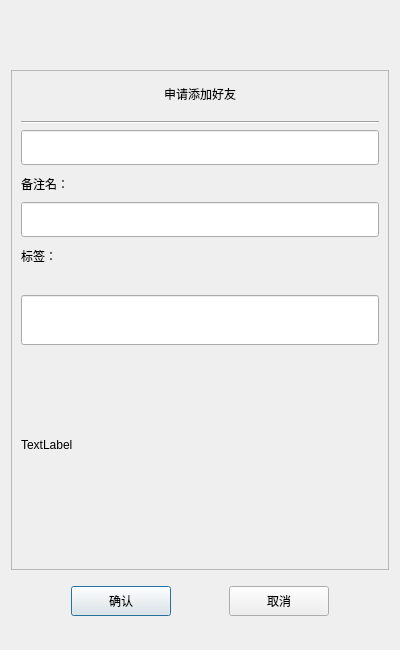
<?xml version="1.0" encoding="UTF-8"?>
<ui version="4.0">
 <class>AuthenFriend</class>
 <widget class="QDialog" name="AuthenFriend">
  <property name="geometry">
   <rect>
    <x>0</x>
    <y>0</y>
    <width>400</width>
    <height>650</height>
   </rect>
  </property>
  <property name="windowTitle">
   <string>AuthenFriend</string>
  </property>
  <layout class="QVBoxLayout" name="verticalLayout">
   <item>
    <spacer name="verticalSpacer">
     <property name="orientation">
      <enum>Qt::Vertical</enum>
     </property>
     <property name="sizeHint" stdset="0">
      <size>
       <width>20</width>
       <height>45</height>
      </size>
     </property>
    </spacer>
   </item>
   <item>
    <widget class="QScrollArea" name="scrollArea">
     <property name="minimumSize">
      <size>
       <width>0</width>
       <height>500</height>
      </size>
     </property>
     <property name="widgetResizable">
      <bool>true</bool>
     </property>
     <widget class="QWidget" name="scroll_content">
      <property name="geometry">
       <rect>
        <x>0</x>
        <y>0</y>
        <width>380</width>
        <height>498</height>
       </rect>
      </property>
      <layout class="QVBoxLayout" name="verticalLayout_7">
       <property name="leftMargin">
        <number>0</number>
       </property>
       <property name="topMargin">
        <number>10</number>
       </property>
       <property name="rightMargin">
        <number>0</number>
       </property>
       <property name="bottomMargin">
        <number>10</number>
       </property>
       <item>
        <widget class="QLabel" name="apply_label">
         <property name="minimumSize">
          <size>
           <width>0</width>
           <height>25</height>
          </size>
         </property>
         <property name="maximumSize">
          <size>
           <width>16777215</width>
           <height>25</height>
          </size>
         </property>
         <property name="text">
          <string>申请添加好友</string>
         </property>
         <property name="alignment">
          <set>Qt::AlignCenter</set>
         </property>
        </widget>
       </item>
       <item>
        <widget class="QWidget" name="apply_widget" native="true">
         <layout class="QVBoxLayout" name="verticalLayout_8">
          <item>
           <widget class="Line" name="line">
            <property name="orientation">
             <enum>Qt::Horizontal</enum>
            </property>
           </widget>
          </item>
          <item>
           <widget class="CustomsizeEdit" name="name_edit">
            <property name="minimumSize">
             <size>
              <width>0</width>
              <height>35</height>
             </size>
            </property>
            <property name="maximumSize">
             <size>
              <width>16777215</width>
              <height>35</height>
             </size>
            </property>
           </widget>
          </item>
          <item>
           <widget class="QLabel" name="label">
            <property name="minimumSize">
             <size>
              <width>0</width>
              <height>25</height>
             </size>
            </property>
            <property name="maximumSize">
             <size>
              <width>16777215</width>
              <height>25</height>
             </size>
            </property>
            <property name="text">
             <string>备注名：</string>
            </property>
           </widget>
          </item>
          <item>
           <widget class="QLineEdit" name="alias_edit">
            <property name="minimumSize">
             <size>
              <width>0</width>
              <height>35</height>
             </size>
            </property>
            <property name="maximumSize">
             <size>
              <width>16777215</width>
              <height>35</height>
             </size>
            </property>
           </widget>
          </item>
          <item>
           <widget class="QLabel" name="label_2">
            <property name="minimumSize">
             <size>
              <width>0</width>
              <height>25</height>
             </size>
            </property>
            <property name="maximumSize">
             <size>
              <width>16777215</width>
              <height>25</height>
             </size>
            </property>
            <property name="text">
             <string>标签：</string>
            </property>
           </widget>
          </item>
          <item>
           <widget class="QWidget" name="label_group_widget" native="true">
            <property name="minimumSize">
             <size>
              <width>0</width>
              <height>50</height>
             </size>
            </property>
            <layout class="QVBoxLayout" name="verticalLayout_9">
             <property name="spacing">
              <number>0</number>
             </property>
             <property name="leftMargin">
              <number>0</number>
             </property>
             <property name="topMargin">
              <number>0</number>
             </property>
             <property name="rightMargin">
              <number>0</number>
             </property>
             <property name="bottomMargin">
              <number>0</number>
             </property>
             <item>
              <widget class="CustomsizeEdit" name="label_edit">
               <property name="minimumSize">
                <size>
                 <width>0</width>
                 <height>50</height>
                </size>
               </property>
               <property name="maximumSize">
                <size>
                 <width>16777215</width>
                 <height>50</height>
                </size>
               </property>
              </widget>
             </item>
             <item>
              <widget class="QWidget" name="grid_widget" native="true">
               <property name="minimumSize">
                <size>
                 <width>0</width>
                 <height>40</height>
                </size>
               </property>
               <property name="maximumSize">
                <size>
                 <width>16777215</width>
                 <height>40</height>
                </size>
               </property>
              </widget>
             </item>
             <item>
              <widget class="QWidget" name="input_tip_widget" native="true">
               <property name="minimumSize">
                <size>
                 <width>0</width>
                 <height>35</height>
                </size>
               </property>
               <property name="maximumSize">
                <size>
                 <width>16777215</width>
                 <height>35</height>
                </size>
               </property>
               <layout class="QVBoxLayout" name="verticalLayout_10">
                <property name="spacing">
                 <number>0</number>
                </property>
                <property name="leftMargin">
                 <number>0</number>
                </property>
                <property name="topMargin">
                 <number>0</number>
                </property>
                <property name="rightMargin">
                 <number>0</number>
                </property>
                <property name="bottomMargin">
                 <number>0</number>
                </property>
                <item>
                 <widget class="ClickedOnceLabel" name="tip_label">
                  <property name="text">
                   <string>TextLabel</string>
                  </property>
                 </widget>
                </item>
               </layout>
              </widget>
             </item>
            </layout>
           </widget>
          </item>
          <item>
           <widget class="QWidget" name="widget_2" native="true">
            <property name="minimumSize">
             <size>
              <width>0</width>
              <height>60</height>
             </size>
            </property>
            <property name="maximumSize">
             <size>
              <width>16777215</width>
              <height>60</height>
             </size>
            </property>
            <layout class="QHBoxLayout" name="horizontalLayout_3">
             <property name="spacing">
              <number>7</number>
             </property>
             <property name="leftMargin">
              <number>0</number>
             </property>
             <property name="topMargin">
              <number>0</number>
             </property>
             <property name="rightMargin">
              <number>0</number>
             </property>
             <property name="bottomMargin">
              <number>0</number>
             </property>
             <item>
              <widget class="QWidget" name="label_list" native="true">
               <property name="minimumSize">
                <size>
                 <width>287</width>
                 <height>50</height>
                </size>
               </property>
               <property name="maximumSize">
                <size>
                 <width>287</width>
                 <height>16777215</height>
                </size>
               </property>
              </widget>
             </item>
             <item>
              <widget class="QWidget" name="more_label_widget" native="true">
               <property name="minimumSize">
                <size>
                 <width>30</width>
                 <height>0</height>
                </size>
               </property>
               <property name="maximumSize">
                <size>
                 <width>30</width>
                 <height>16777215</height>
                </size>
               </property>
               <layout class="QVBoxLayout" name="verticalLayout_11">
                <item>
                 <spacer name="verticalSpacer_5">
                  <property name="orientation">
                   <enum>Qt::Vertical</enum>
                  </property>
                  <property name="sizeHint" stdset="0">
                   <size>
                    <width>20</width>
                    <height>40</height>
                   </size>
                  </property>
                 </spacer>
                </item>
                <item>
                 <widget class="ClickedOnceLabel" name="more_label">
                  <property name="minimumSize">
                   <size>
                    <width>25</width>
                    <height>25</height>
                   </size>
                  </property>
                  <property name="maximumSize">
                   <size>
                    <width>25</width>
                    <height>25</height>
                   </size>
                  </property>
                  <property name="text">
                   <string/>
                  </property>
                 </widget>
                </item>
                <item>
                 <spacer name="verticalSpacer_6">
                  <property name="orientation">
                   <enum>Qt::Vertical</enum>
                  </property>
                  <property name="sizeHint" stdset="0">
                   <size>
                    <width>20</width>
                    <height>40</height>
                   </size>
                  </property>
                 </spacer>
                </item>
               </layout>
              </widget>
             </item>
            </layout>
           </widget>
          </item>
         </layout>
        </widget>
       </item>
      </layout>
     </widget>
    </widget>
   </item>
   <item>
    <widget class="QWidget" name="apply_sure_widget" native="true">
     <property name="minimumSize">
      <size>
       <width>0</width>
       <height>50</height>
      </size>
     </property>
     <layout class="QHBoxLayout" name="horizontalLayout_4">
      <item>
       <spacer name="horizontalSpacer_4">
        <property name="orientation">
         <enum>Qt::Horizontal</enum>
        </property>
        <property name="sizeHint" stdset="0">
         <size>
          <width>40</width>
          <height>20</height>
         </size>
        </property>
       </spacer>
      </item>
      <item>
       <widget class="ClickedBtn" name="sure_btn">
        <property name="minimumSize">
         <size>
          <width>100</width>
          <height>30</height>
         </size>
        </property>
        <property name="text">
         <string>确认</string>
        </property>
       </widget>
      </item>
      <item>
       <spacer name="horizontalSpacer_5">
        <property name="orientation">
         <enum>Qt::Horizontal</enum>
        </property>
        <property name="sizeHint" stdset="0">
         <size>
          <width>40</width>
          <height>20</height>
         </size>
        </property>
       </spacer>
      </item>
      <item>
       <widget class="ClickedBtn" name="cancel_btn">
        <property name="minimumSize">
         <size>
          <width>100</width>
          <height>30</height>
         </size>
        </property>
        <property name="text">
         <string>取消</string>
        </property>
       </widget>
      </item>
      <item>
       <spacer name="horizontalSpacer_6">
        <property name="orientation">
         <enum>Qt::Horizontal</enum>
        </property>
        <property name="sizeHint" stdset="0">
         <size>
          <width>40</width>
          <height>20</height>
         </size>
        </property>
       </spacer>
      </item>
     </layout>
    </widget>
   </item>
   <item>
    <spacer name="verticalSpacer_2">
     <property name="orientation">
      <enum>Qt::Vertical</enum>
     </property>
     <property name="sizeType">
      <enum>QSizePolicy::Fixed</enum>
     </property>
     <property name="sizeHint" stdset="0">
      <size>
       <width>20</width>
       <height>13</height>
      </size>
     </property>
    </spacer>
   </item>
  </layout>
 </widget>
 <customwidgets>
  <customwidget>
   <class>ClickedBtn</class>
   <extends>QPushButton</extends>
   <header location="global">ClickedBtn.h</header>
  </customwidget>
  <customwidget>
   <class>CustomsizeEdit</class>
   <extends>QLineEdit</extends>
   <header location="global">CustomsizeEdit.h</header>
  </customwidget>
  <customwidget>
   <class>ClickedOnceLabel</class>
   <extends>QLabel</extends>
   <header location="global">ClickedOnceLabel.h</header>
  </customwidget>
 </customwidgets>
 <resources/>
 <connections/>
</ui>
